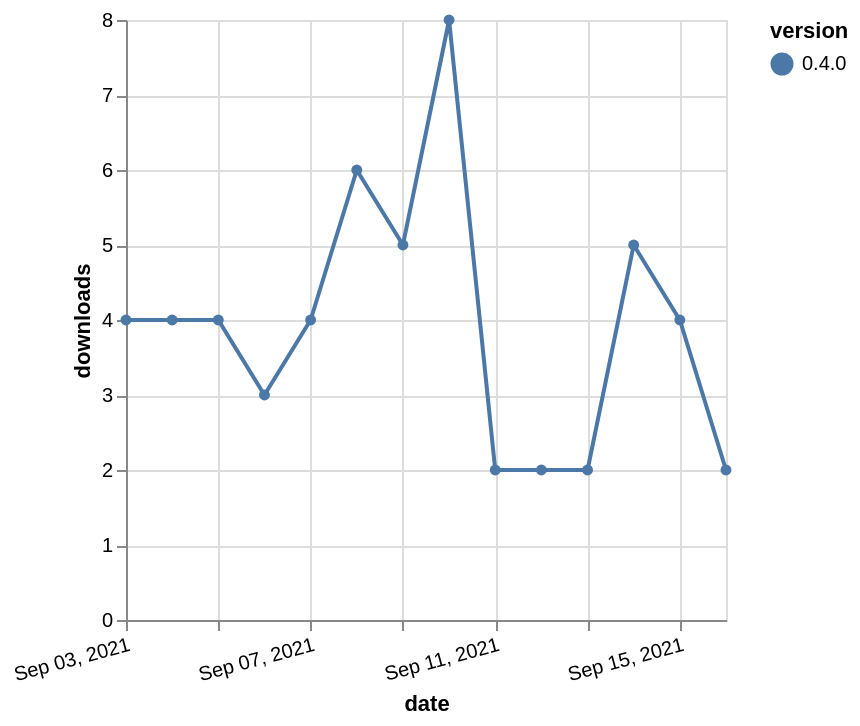

Here is the Vega-Lite specification saved for this chart:
### Vega-Lite specification from a JSON file in a GitHub repository (floating-point values rounded to 4 significant figures)
{"$schema": "https://vega.github.io/schema/vega-lite/v5.json", "description": "A simple bar chart with embedded data.", "data": {"values": [{"date": "2021-09-03", "total": 5322, "delta": 4, "version": "0.4.0"}, {"date": "2021-09-04", "total": 5326, "delta": 4, "version": "0.4.0"}, {"date": "2021-09-05", "total": 5330, "delta": 4, "version": "0.4.0"}, {"date": "2021-09-06", "total": 5333, "delta": 3, "version": "0.4.0"}, {"date": "2021-09-07", "total": 5337, "delta": 4, "version": "0.4.0"}, {"date": "2021-09-08", "total": 5343, "delta": 6, "version": "0.4.0"}, {"date": "2021-09-09", "total": 5348, "delta": 5, "version": "0.4.0"}, {"date": "2021-09-10", "total": 5356, "delta": 8, "version": "0.4.0"}, {"date": "2021-09-11", "total": 5358, "delta": 2, "version": "0.4.0"}, {"date": "2021-09-12", "total": 5360, "delta": 2, "version": "0.4.0"}, {"date": "2021-09-13", "total": 5362, "delta": 2, "version": "0.4.0"}, {"date": "2021-09-14", "total": 5367, "delta": 5, "version": "0.4.0"}, {"date": "2021-09-15", "total": 5371, "delta": 4, "version": "0.4.0"}, {"date": "2021-09-16", "total": 5373, "delta": 2, "version": "0.4.0"}]}, "width": "container", "mark": {"type": "line", "point": {"filled": true}}, "encoding": {"x": {"field": "date", "type": "temporal", "timeUnit": "yearmonthdate", "title": "date", "axis": {"labelAngle": -15}}, "y": {"field": "delta", "type": "quantitative", "title": "downloads"}, "color": {"field": "version", "type": "nominal"}, "tooltip": {"field": "delta"}}}
